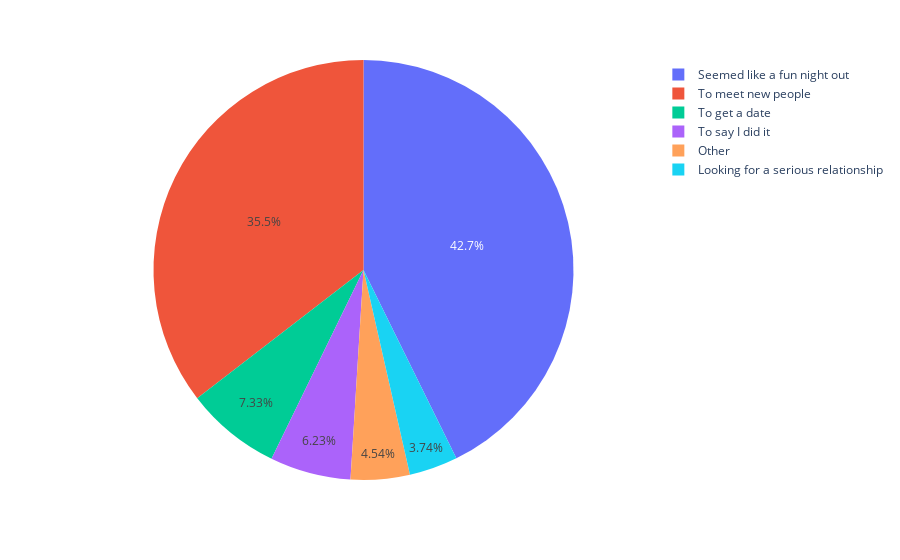

The cell this chart's notebook holds for it:
### Code cell
fig = px.pie(df[df.match==1], values=df[df.match==1].goal.value_counts(sort=False), names=df[df.match==1].goal.dropna().unique())
fig.show()

### Figure 1 — Plotly figure (JSON) as saved in the notebook; plotly's stock layout.template omitted (floating-point values rounded to 4 significant figures)
{"data": [{"domain": {"x": [0, 1], "y": [0, 1]}, "hovertemplate": "label=%{label}<br>value=%{value}<extra></extra>", "labels": ["To meet new people", "Seemed like a fun night out", "To get a date", "Looking for a serious relationship", "To say I did it", "Other"], "legendgroup": "", "name": "", "showlegend": true, "type": "pie", "values": [484, 583, 100, 51, 85, 62]}], "layout": {"legend": {"tracegroupgap": 0}, "margin": {"t": 60}}}
